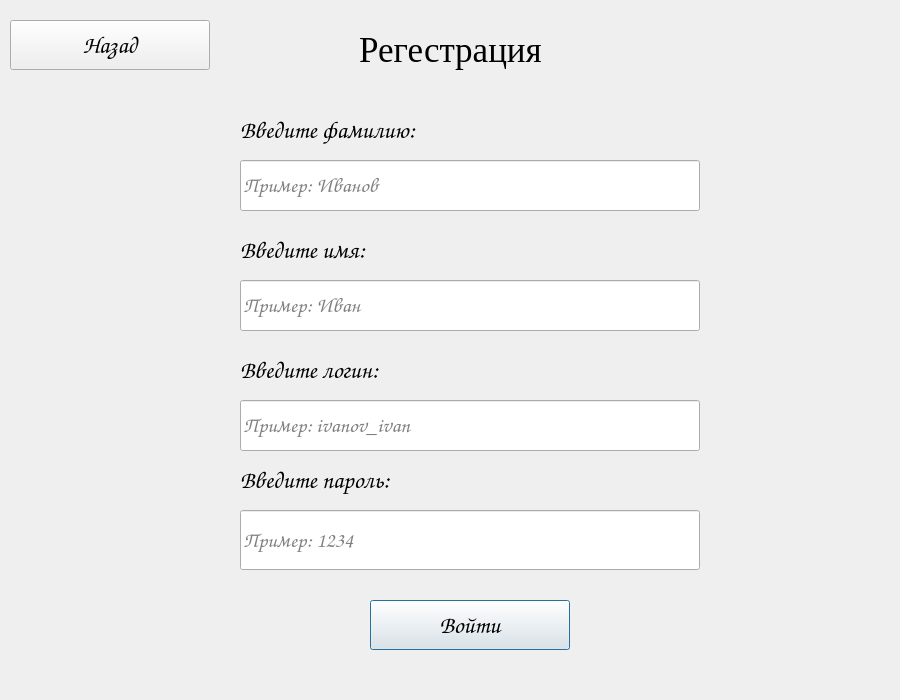
<?xml version="1.0" encoding="UTF-8"?>
<ui version="4.0">
 <class>registrationWindow</class>
 <widget class="QDialog" name="registrationWindow">
  <property name="geometry">
   <rect>
    <x>0</x>
    <y>0</y>
    <width>900</width>
    <height>700</height>
   </rect>
  </property>
  <property name="windowTitle">
   <string>Dialog</string>
  </property>
  <widget class="QLabel" name="startLabel">
   <property name="geometry">
    <rect>
     <x>0</x>
     <y>0</y>
     <width>901</width>
     <height>100</height>
    </rect>
   </property>
   <property name="font">
    <font>
     <family>Times New Roman</family>
     <pointsize>26</pointsize>
     <weight>50</weight>
     <italic>false</italic>
     <bold>false</bold>
    </font>
   </property>
   <property name="layoutDirection">
    <enum>Qt::LeftToRight</enum>
   </property>
   <property name="autoFillBackground">
    <bool>false</bool>
   </property>
   <property name="styleSheet">
    <string notr="true"/>
   </property>
   <property name="text">
    <string>Регестрация</string>
   </property>
   <property name="alignment">
    <set>Qt::AlignCenter</set>
   </property>
   <property name="wordWrap">
    <bool>false</bool>
   </property>
  </widget>
  <widget class="QLabel" name="lastNameLabel">
   <property name="geometry">
    <rect>
     <x>240</x>
     <y>100</y>
     <width>380</width>
     <height>60</height>
    </rect>
   </property>
   <property name="font">
    <font>
     <family>Comic Sans MS</family>
     <pointsize>18</pointsize>
     <weight>50</weight>
     <italic>false</italic>
     <bold>false</bold>
    </font>
   </property>
   <property name="layoutDirection">
    <enum>Qt::LeftToRight</enum>
   </property>
   <property name="autoFillBackground">
    <bool>false</bool>
   </property>
   <property name="styleSheet">
    <string notr="true"/>
   </property>
   <property name="text">
    <string>Введите фамилию:</string>
   </property>
   <property name="alignment">
    <set>Qt::AlignLeading|Qt::AlignLeft|Qt::AlignVCenter</set>
   </property>
   <property name="wordWrap">
    <bool>false</bool>
   </property>
  </widget>
  <widget class="QLabel" name="firstNameLabel">
   <property name="geometry">
    <rect>
     <x>240</x>
     <y>220</y>
     <width>380</width>
     <height>60</height>
    </rect>
   </property>
   <property name="font">
    <font>
     <family>Comic Sans MS</family>
     <pointsize>18</pointsize>
     <weight>50</weight>
     <italic>false</italic>
     <bold>false</bold>
    </font>
   </property>
   <property name="layoutDirection">
    <enum>Qt::LeftToRight</enum>
   </property>
   <property name="autoFillBackground">
    <bool>false</bool>
   </property>
   <property name="styleSheet">
    <string notr="true"/>
   </property>
   <property name="text">
    <string>Введите имя:</string>
   </property>
   <property name="alignment">
    <set>Qt::AlignLeading|Qt::AlignLeft|Qt::AlignVCenter</set>
   </property>
   <property name="wordWrap">
    <bool>false</bool>
   </property>
  </widget>
  <widget class="QLabel" name="loginLabel">
   <property name="geometry">
    <rect>
     <x>240</x>
     <y>340</y>
     <width>380</width>
     <height>60</height>
    </rect>
   </property>
   <property name="font">
    <font>
     <family>Comic Sans MS</family>
     <pointsize>18</pointsize>
     <weight>50</weight>
     <italic>false</italic>
     <bold>false</bold>
    </font>
   </property>
   <property name="layoutDirection">
    <enum>Qt::LeftToRight</enum>
   </property>
   <property name="autoFillBackground">
    <bool>false</bool>
   </property>
   <property name="styleSheet">
    <string notr="true"/>
   </property>
   <property name="text">
    <string>Введите логин:</string>
   </property>
   <property name="alignment">
    <set>Qt::AlignLeading|Qt::AlignLeft|Qt::AlignVCenter</set>
   </property>
   <property name="wordWrap">
    <bool>false</bool>
   </property>
  </widget>
  <widget class="QLabel" name="passLabel">
   <property name="geometry">
    <rect>
     <x>240</x>
     <y>450</y>
     <width>380</width>
     <height>60</height>
    </rect>
   </property>
   <property name="font">
    <font>
     <family>Comic Sans MS</family>
     <pointsize>18</pointsize>
     <weight>50</weight>
     <italic>false</italic>
     <bold>false</bold>
    </font>
   </property>
   <property name="layoutDirection">
    <enum>Qt::LeftToRight</enum>
   </property>
   <property name="autoFillBackground">
    <bool>false</bool>
   </property>
   <property name="styleSheet">
    <string notr="true"/>
   </property>
   <property name="text">
    <string>Введите пароль:</string>
   </property>
   <property name="alignment">
    <set>Qt::AlignLeading|Qt::AlignLeft|Qt::AlignVCenter</set>
   </property>
   <property name="wordWrap">
    <bool>false</bool>
   </property>
  </widget>
  <widget class="QLineEdit" name="lastNameLineEdit">
   <property name="geometry">
    <rect>
     <x>240</x>
     <y>160</y>
     <width>460</width>
     <height>51</height>
    </rect>
   </property>
   <property name="font">
    <font>
     <family>Comic Sans MS</family>
     <pointsize>16</pointsize>
    </font>
   </property>
   <property name="cursor">
    <cursorShape>IBeamCursor</cursorShape>
   </property>
   <property name="tabletTracking">
    <bool>true</bool>
   </property>
   <property name="styleSheet">
    <string notr="true">border-color: rgb(0, 85, 0);</string>
   </property>
   <property name="echoMode">
    <enum>QLineEdit::Normal</enum>
   </property>
   <property name="placeholderText">
    <string>Пример: Иванов</string>
   </property>
  </widget>
  <widget class="QLineEdit" name="firstNameLineEdit">
   <property name="geometry">
    <rect>
     <x>240</x>
     <y>280</y>
     <width>460</width>
     <height>51</height>
    </rect>
   </property>
   <property name="font">
    <font>
     <family>Comic Sans MS</family>
     <pointsize>16</pointsize>
    </font>
   </property>
   <property name="cursor">
    <cursorShape>IBeamCursor</cursorShape>
   </property>
   <property name="tabletTracking">
    <bool>true</bool>
   </property>
   <property name="styleSheet">
    <string notr="true">border-color: rgb(0, 85, 0);</string>
   </property>
   <property name="echoMode">
    <enum>QLineEdit::Normal</enum>
   </property>
   <property name="placeholderText">
    <string>Пример: Иван</string>
   </property>
  </widget>
  <widget class="QLineEdit" name="loginLineEdit">
   <property name="geometry">
    <rect>
     <x>240</x>
     <y>400</y>
     <width>460</width>
     <height>51</height>
    </rect>
   </property>
   <property name="font">
    <font>
     <family>Comic Sans MS</family>
     <pointsize>16</pointsize>
    </font>
   </property>
   <property name="cursor">
    <cursorShape>IBeamCursor</cursorShape>
   </property>
   <property name="tabletTracking">
    <bool>true</bool>
   </property>
   <property name="styleSheet">
    <string notr="true">border-color: rgb(0, 85, 0);</string>
   </property>
   <property name="echoMode">
    <enum>QLineEdit::Normal</enum>
   </property>
   <property name="placeholderText">
    <string>Пример: ivanov_ivan</string>
   </property>
  </widget>
  <widget class="QLineEdit" name="passwordLineEdit">
   <property name="geometry">
    <rect>
     <x>240</x>
     <y>510</y>
     <width>460</width>
     <height>60</height>
    </rect>
   </property>
   <property name="font">
    <font>
     <family>Comic Sans MS</family>
     <pointsize>16</pointsize>
    </font>
   </property>
   <property name="cursor">
    <cursorShape>IBeamCursor</cursorShape>
   </property>
   <property name="tabletTracking">
    <bool>true</bool>
   </property>
   <property name="styleSheet">
    <string notr="true">border-color: rgb(0, 85, 0);</string>
   </property>
   <property name="echoMode">
    <enum>QLineEdit::Password</enum>
   </property>
   <property name="placeholderText">
    <string>Пример: 1234</string>
   </property>
  </widget>
  <widget class="QPushButton" name="inputButton">
   <property name="geometry">
    <rect>
     <x>370</x>
     <y>600</y>
     <width>200</width>
     <height>50</height>
    </rect>
   </property>
   <property name="font">
    <font>
     <family>Comic Sans MS</family>
     <pointsize>18</pointsize>
     <weight>75</weight>
     <bold>true</bold>
    </font>
   </property>
   <property name="styleSheet">
    <string notr="true"/>
   </property>
   <property name="text">
    <string>Войти</string>
   </property>
   <property name="default">
    <bool>false</bool>
   </property>
   <property name="flat">
    <bool>false</bool>
   </property>
  </widget>
  <widget class="QPushButton" name="backButton">
   <property name="geometry">
    <rect>
     <x>10</x>
     <y>20</y>
     <width>200</width>
     <height>50</height>
    </rect>
   </property>
   <property name="font">
    <font>
     <family>Comic Sans MS</family>
     <pointsize>18</pointsize>
     <weight>75</weight>
     <bold>true</bold>
    </font>
   </property>
   <property name="styleSheet">
    <string notr="true"/>
   </property>
   <property name="text">
    <string>Назад</string>
   </property>
   <property name="default">
    <bool>false</bool>
   </property>
   <property name="flat">
    <bool>false</bool>
   </property>
  </widget>
 </widget>
 <resources/>
 <connections/>
</ui>
